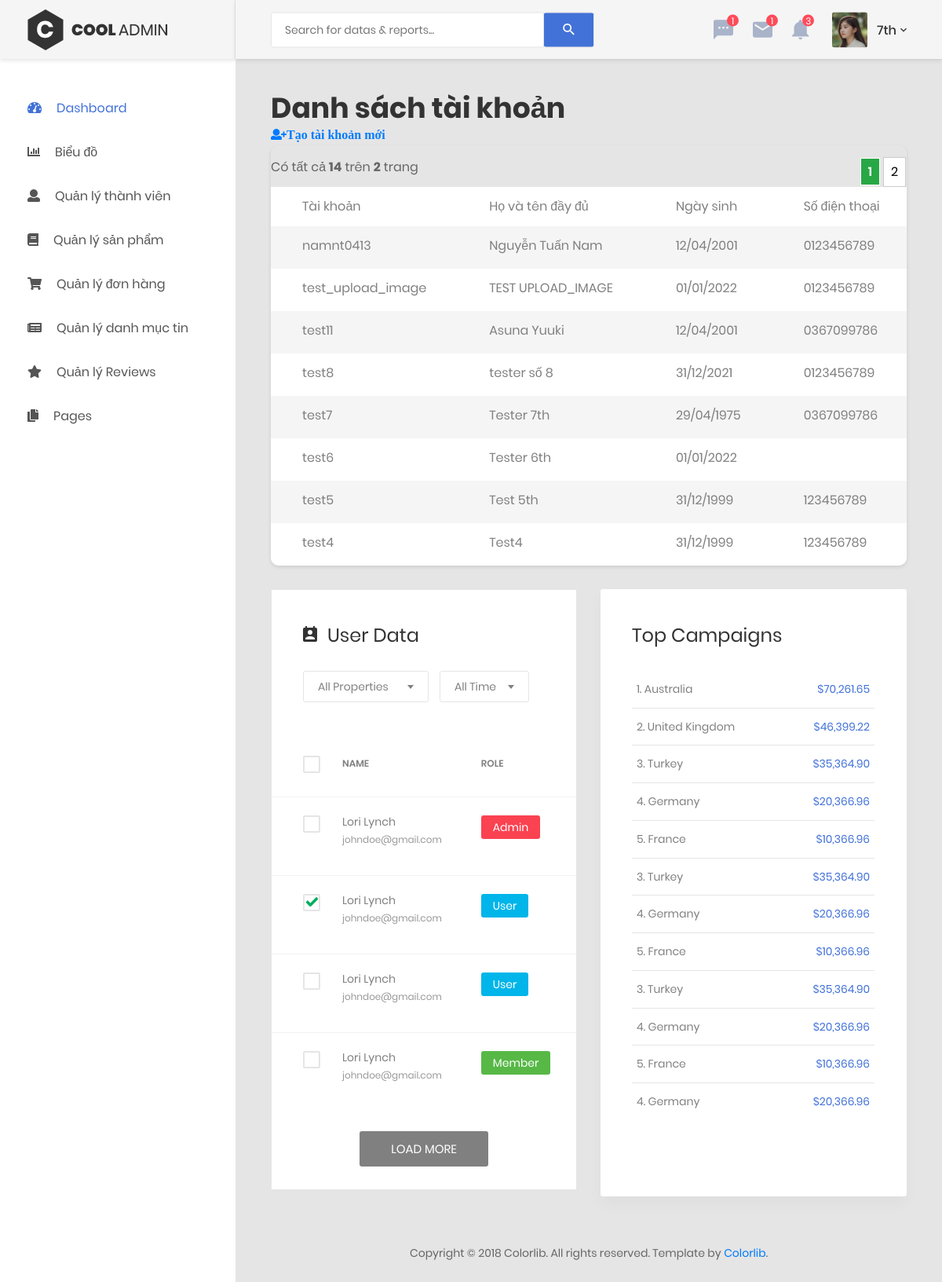
/admin/user.php (signed in), run on the app's committed database.
### tables this page shows
CREATE TABLE `customers` (
  `id` int(11) NOT NULL,
  `username` varchar(100) DEFAULT NULL,
  `password` varchar(150) DEFAULT NULL,
  `first_name` varchar(50) DEFAULT NULL,
  `last_name` varchar(50) DEFAULT NULL,
  `avatar` varchar(255) DEFAULT NULL,
  `birthday` int(11) DEFAULT NULL,
  `phone` varchar(11) DEFAULT NULL,
  `address` varchar(255) DEFAULT NULL,
  `email` varchar(255) DEFAULT NULL,
  `status` tinyint(4) NOT NULL DEFAULT 1,
  `money_spent` float DEFAULT NULL,
  `last_updated` int(11) NOT NULL,
  `created_date` int(11) NOT NULL
);

### admin/user.php (the view, shortened to what this page needs)
<?php
    include 'header.php';
     ?>
   <body>
        <?php if (empty($_SESSION['current_user'])) { ?>
            <a href="login.php">Đăng nhập để vào trang Admin</a>
            <?php
         } else {
        include 'menu_sidebar.php';
        ?>
        <div class="page-container">
    <?php include 'admin_navbar.php'; ?>
    <?php
        include '../connect_db.php';
        $item_per_page = (!empty($_GET['per_page'])) ? $_GET['per_page'] : 8;
        $current_page = (!empty($_GET['page'])) ? $_GET['page'] : 1;
        $offset = ($current_page - 1) * $item_per_page;
        $result = mysqli_query($con, "SELECT * FROM customers ORDER BY `id` DESC LIMIT " . $item_per_page . " OFFSET " . $offset);
        ?>
            <div class="main-content">
                <div class="section__content section__content--p30">
                    <div class="container-fluid">
                        <div class="row">
                             <div class="col-xl-12">
                                    <h1>Danh sách tài khoản</h1>
                                    <a class="fa fa-user-plus" href="./user_create.php">Tạo tài khoản mới</a>
                                <div class="table-responsive table--no-card m-b-30">
                            <?php
                            include './pagination.php';
                            ?>
                                    <table class="table table-borderless table-striped table-earning">
                                        <tr>
                                            <td>Tài khoản</td>
                                            <td>Họ và tên đầy đủ</td>
                                            <td>Ngày sinh</td>
                                            <td>Số điện thoại</td>
                                        </tr>
                                        <?php
                                        while ($row = mysqli_fetch_array($result)) {
                                            ?>
                                            <tr>
                                                <td><?= $row['username'] ?></td>
                                                <td>
                                                    <?=$row['first_name']." ".$row['last_name']
                                                    ?>
                                                </td>
                                                <td><?= date('d/m/Y', $row['birthday']) ?></td>
                                                <td><?= $row['phone'] ?></td>
                                            </tr>
                                        <?php } ?>
                                    </table>
                                </div>
                                </div>
                            </div>
                        <div class="row">
                            <div class="col-lg-6">
                                <div class="user-data m-b-30">
                                    <h3 class="title-3 m-b-30">
                                        <i class="zmdi zmdi-account-calendar"></i>user data</h3>
                                    <div class="filters m-b-45">
                                        <div class="rs-select2--dark rs-select2--md m-r-10 rs-select2--border">
                                        </div>
                                        <div class="rs-select2--dark rs-select2--sm rs-select2--border">
                                        </div>
                                    </div>
                                    <div class="table-responsive table-data">
                                        <table class="table">
                                            <thead>
                                                <tr>
                                                    <td>
                                                        <label class="au-checkbox">
                                                            <span class="au-checkmark"></span>
                                                        </label>
                                                    </td>
                                                    <td>name</td>
                                                    <td>role</td>
                                                    <td>type</td>
                                                </tr>
                                            </thead>
                                            <tbody>
                                                <tr>
                                                    <td>
                                                        <label class="au-checkbox">
                                                            <span class="au-checkmark"></span>
                                                        </label>
                                                    </td>
                                                    <td>
                                                        <div class="table-data__info">
                                                            <h6>lori lynch</h6>
                                                            <span>
                                                                <a href="#">johndoe@gmail.com</a>
                                                            </span>
                                                        </div>
                                                    </td>
                                                    <td>
                                                        <span class="role admin">admin</span>
                                                    </td>
                                                    <td>
                                                    </td>
                                                </tr>
                                                <tr>
                                                    <td>
                                                        <label class="au-checkbox">
                                                            <span class="au-checkmark"></span>
                                                        </label>
                                                    </td>
                                                    <td>
                                                        <div class="table-data__info">
                                                            <h6>lori lynch</h6>
                                                            <span>
                                                                <a href="#">johndoe@gmail.com</a>
                                                            </span>
                                                        </div>
                                                    </td>
                                                    <td>
                                                        <span class="role user">user</span>
                                                    </td>
                                                    <td>
                                                    </td>
                                                </tr>
                                                <tr>
                                                    <td>
                                                        <label class="au-checkbox">
                                                            <span class="au-checkmark"></span>
                                                        </label>
                                                    </td>
                                                    <td>
                                                        <div class="table-data__info">
                                                            <h6>lori lynch</h6>
                                                            <span>
                                                                <a href="#">johndoe@gmail.com</a>
                                                            </span>
                                                        </div>
                                                    </td>
                                                    <td>
                                                        <span class="role user">user</span>
                                                    </td>
                                                    <td>
                                                    </td>
                                                </tr>
                                                <tr>
                                                    <td>
                                                        <label class="au-checkbox">
                                                            <span class="au-checkmark"></span>
                                                        </label>
                                                    </td>
                                                    <td>
                                                        <div class="table-data__info">
                                                            <h6>lori lynch</h6>
                                                            <span>
                                                                <a href="#">johndoe@gmail.com</a>
                                                            </span>
                                                        </div>
                                                    </td>
                                                    <td>
                                                        <span class="role member">member</span>
                                                    </td>
                                                    <td>
                                                    </td>
                                                </tr>
                                            </tbody>
                                        </table>
                                    </div>
                                    <div class="user-data__footer">
                                        <button class="au-btn au-btn-load">load more</button>
                                    </div>
                                </div>
                            </div>
                            <div class="col-lg-6">
                                <div class="top-campaign">
                                    <h3 class="title-3 m-b-30">top campaigns</h3>
                                    <div class="table-responsive">
                                        <table class="table table-top-campaign">
                                            <tbody>
                                                <tr>
                                                    <td>1. Australia</td>
                                                    <td>$70,261.65</td>
                                                </tr>
                                                <tr>
                                                    <td>2. United Kingdom</td>
                                                    <td>$46,399.22</td>
                                                </tr>
                                                <tr>
                                                    <td>3. Turkey</td>
                                                    <td>$35,364.90</td>
                                                </tr>
                                                <tr>
                                                    <td>4. Germany</td>
                                                    <td>$20,366.96</td>
                                                </tr>
                                                <tr>
                                                    <td>5. France</td>
                                                    <td>$10,366.96</td>
                                                </tr>
                                                <tr>
                                                    <td>3. Turkey</td>
                                                    <td>$35,364.90</td>
                                                </tr>
                                                <tr>
                                                    <td>4. Germany</td>
                                                    <td>$20,366.96</td>
                                                </tr>
                                                <tr>
                                                    <td>5. France</td>
                                                    <td>$10,366.96</td>
                                                </tr>
                                                <tr>
                                                    <td>3. Turkey</td>
                                                    <td>$35,364.90</td>
                                                </tr>
                                                <tr>
                                                    <td>4. Germany</td>
                                                    <td>$20,366.96</td>
                                                </tr>
                                                <tr>
                                                    <td>5. France</td>
                                                    <td>$10,366.96</td>
                                                </tr>
                                                <tr>
                                                    <td>4. Germany</td>
                                                    <td>$20,366.96</td>
                                                </tr>
                                            </tbody>
                                        </table>
                                    </div>
                                </div>
                            </div>
                        </div>
                        <div class="row">
                            <div class="col-md-12">
                                <div class="copyright">
                                    <p>Copyright © 2018 Colorlib. All rights reserved. Template by <a href="https://colorlib.com">Colorlib</a>.</p>
                                </div>
                            </div>
                        </div>
                    </div>
                </div>
            </div>
        </div>
    <?php } ?>
</body>
</html>

### data on the page
customers: username "namnt0413", first_name "Nguyễn Tuấn", last_name "Nam", birthday "12/04/2001", phone "0123456789"
customers: username "test_upload_image", first_name "TEST", last_name "UPLOAD_IMAGE", birthday "01/01/2022", phone "0123456789"
customers: username "test11", first_name "Asuna", last_name "Yuuki", birthday "12/04/2001", phone "0367099786"
customers: username "test8", first_name "tester", last_name "số 8", birthday "31/12/2021", phone "0123456789"
customers: username "test7", first_name "Tester", last_name "7th", birthday "29/04/1975", phone "0367099786"
customers: username "test6", first_name "Tester", last_name "6th", birthday "01/01/2022"
customers: username "test5", first_name "Test", last_name "5th", birthday "31/12/1999", phone "123456789"
customers: username "test4", last_name "Test4", birthday "31/12/1999", phone "123456789"

### other printed values
$currentUser['last_name'] "7th"
$totalRecords "14"
$totalPages "2"
